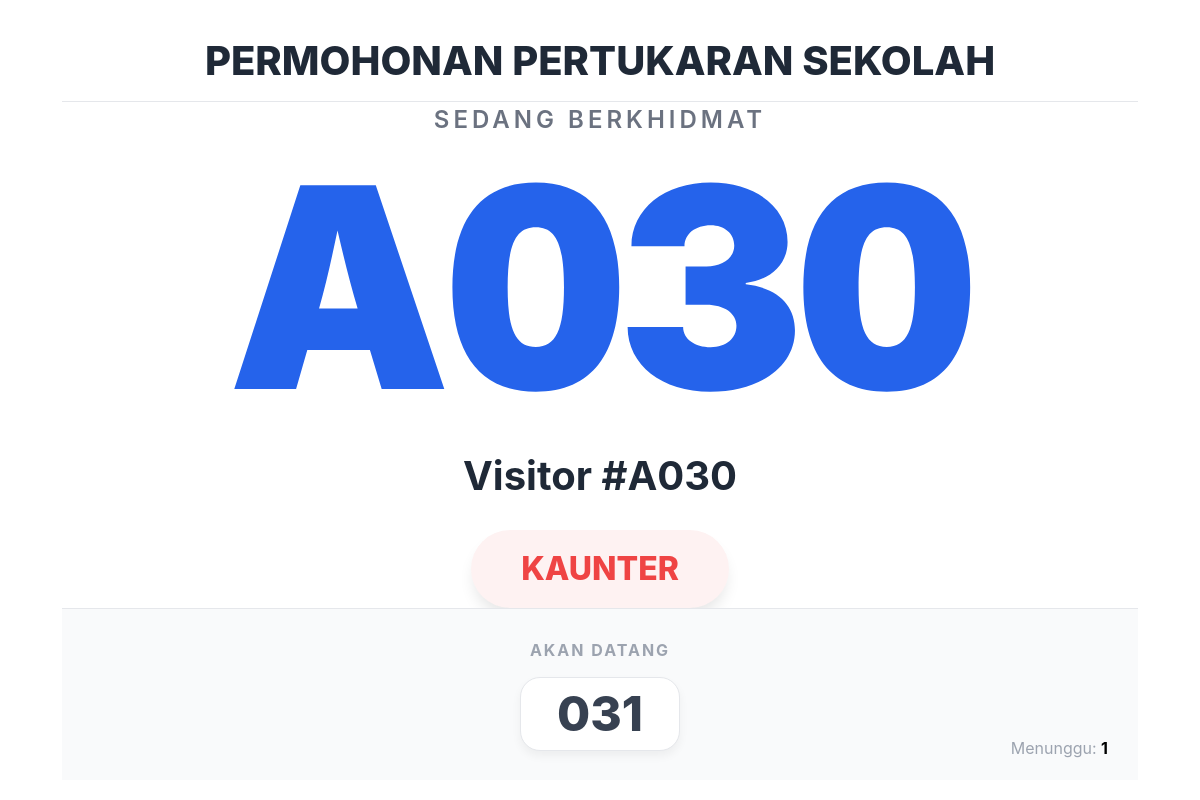
/q/e34f76f6-3da0-439d-a901-6b6a148072ad/display/, run on the app's committed database.
### queues/models.py (models this page shows, shortened)
class Queue(models.Model):
    name = models.CharField(max_length=200, verbose_name="Nama Barisan")
    slug = models.SlugField(unique=True, max_length=255, blank=True)
    created_at = models.DateTimeField(auto_now_add=True)
    input_label = models.CharField(max_length=100, default="Masukkan nama anda")
    allow_join = models.BooleanField(default=True)       # Visitor self-sign-in
    ask_input = models.BooleanField(default=False)       # Ask for visitor input
    capacity = models.IntegerField(default=1000)         # Queue capacity
    logo = models.ImageField(upload_to='queue_logos/', blank=True, null=True)
    WAIT_TIME_CHOICES = [
        ('AUTO', 'Automatically calculated'),
        ('HIDDEN', 'Hidden'),
    ]
    wait_time_display = models.CharField(max_length=10, choices=WAIT_TIME_CHOICES, default='AUTO')
    LANGUAGE_CHOICES = [
        ('AUTO', 'Auto'),
        ('EN', 'English'),
        ('MS', 'Malay'),
    ]
    status_language = models.CharField(max_length=10, choices=LANGUAGE_CHOICES, default='AUTO')

class Visitor(models.Model):
    queue = models.ForeignKey(Queue, on_delete=models.CASCADE, related_name='visitors')
    name = models.CharField(max_length=100)
    number = models.IntegerField() # Nombor giliran (101, 102...)
    joined_at = models.DateTimeField(auto_now_add=True)
    served_at = models.DateTimeField(null=True, blank=True)
    STATUS_CHOICES = [
        ('WAITING', 'Waiting'),
        ('SERVING', 'Serving'),
        ('COMPLETED', 'Completed'),
    ]
    status = models.CharField(max_length=20, choices=STATUS_CHOICES, default='WAITING')
    is_returned = models.BooleanField(default=False)
    is_invited = models.BooleanField(default=False)
    SERVICE_CHOICES = [
        ('A', 'Pendaftaran'),
        ('B', 'Pembayaran'),
        ('C', 'Pertanyaan'),
    ]
    service_type = models.CharField(max_length=1, choices=SERVICE_CHOICES, default='A')
    @property
    def ticket_number(self):
        return f"{self.service_type}{self.number:03d}"

### queues/views.py (the view)
# urls.py: path('q/<slug:slug>/display/', views.status_display, name='status_display'),
def status_display(request, slug):
    queue = get_object_or_404(Queue, slug=slug)
    current_serving = Visitor.objects.filter(queue=queue, status='SERVING').first()
    waiting_visitors = Visitor.objects.filter(queue=queue, status='WAITING').order_by('is_returned', 'id')
    waiting_count = waiting_visitors.count()
    next_visitors = [f"{v.number:03d}" for v in waiting_visitors[:3]]
    return render(request, 'queues/display.html', {
        'queue': queue,
        'current_serving': current_serving,
        'waiting_count': waiting_count,
        'next_visitors': next_visitors
    })

### queues/templates/queues/display.html (shortened to what this page needs)
{% extends 'base.html' %}
{% block content %}
<div class="display-container">
    <div class="queue-header">
        <div class="queue-title">{{ queue.name }}</div>
    </div>
    <div id="active-container" class="active-section">
        <div class="label-current">Sedang Berkhidmat</div>
        <div id="number-text" class="big-number">
            {% if current_serving %}
                {{ current_serving.ticket_number }}
            {% else %}
                ---
            {% endif %}
        </div>
        <div id="name-text" class="visitor-name">
            {{ current_serving.name|default:"" }}
        </div>
        <div id="counter-text" class="counter-display" style="{% if not current_serving %}display: none;{% endif %}">
            {{ current_serving.served_by|default:"KAUNTER" }}
        </div>
    </div>
    <div class="footer-section">
        <div class="next-label">Akan Datang</div>
        <div id="next-list-container" class="next-list">
            {% if next_visitors %}
                {% for ticket in next_visitors %}
                    <div class="next-card"><span class="next-number">{{ ticket }}</span></div>
                {% endfor %}
            {% else %}
                <div class="next-card"><span class="next-number">-</span></div>
                <div class="next-card"><span class="next-number">-</span></div>
                <div class="next-card"><span class="next-number">-</span></div>
            {% endif %}
        </div>
        <div class="waiting-info">
            Menunggu: <strong id="total-waiting" style="color:#000">{{ waiting_count|default:"0" }}</strong>
        </div>
    </div>
</div>
{% endblock %}

### queues/templates/base.html (style rules this page uses)
body { background-color: #f8f9fa; font-family: sans-serif; }
.big-number { font-size: 8rem; font-weight: bold; }

### queues/templates/queues/display.html (style rules this page uses)
html, body { height: 100%; width: 100%; margin: 0; padding: 0; overflow: hidden; background-color: #ffffff; font-family: -apple-system, BlinkMacSystemFont, "Segoe UI", Roboto, Helvetica, Arial, sans-serif; }
.display-container { height: 100vh; display: flex; flex-direction: column; padding: 20px; box-sizing: border-box; }
.queue-header { height: 12vh; display: flex; justify-content: center; align-items: center; border-bottom: 1px solid #e5e7eb; gap: 20px; }
.queue-title { font-size: clamp(1.5rem, 4vw, 2.5rem); font-weight: 800; color: #1f2937; text-transform: uppercase; }
.active-section { flex: 1; display: flex; flex-direction: column; justify-content: center; align-items: center; text-align: center; }
.label-current { font-size: clamp(1.2rem, 3vh, 2.2rem); font-weight: 600; color: #6b7280; text-transform: uppercase; letter-spacing: 4px; }
.big-number { font-size: clamp(10rem, 35vh, 25rem); font-weight: 900; line-height: 1; color: #2563eb; letter-spacing: -5px; transition: transform 0.3s ease-out; margin: 10px 0; font-variant-numeric: tabular-nums; }
.visitor-name { font-size: clamp(1.5rem, 5vh, 3.5rem); color: #1f2937; font-weight: 700; margin-top: 1vh; }
.counter-display { font-size: clamp(1.5rem, 4vh, 3.5rem); color: #ef4444; font-weight: 800; margin-top: 3vh; text-transform: uppercase; background: #fef2f2; padding: 15px 50px; border-radius: 50px; box-shadow: 0 10px 15px -3px rgba(0, 0, 0, 0.1); }
.footer-section { height: 25vh; background: #f9fafb; border-top: 1px solid #e5e7eb; display: flex; flex-direction: column; justify-content: center; align-items: center; position: relative; }
.next-label { font-size: clamp(0.9rem, 2vh, 1.2rem); font-weight: 700; color: #9ca3af; margin-bottom: 15px; text-transform: uppercase; letter-spacing: 2px; }
.next-list { display: flex; gap: 3vw; justify-content: center; width: 100%; }
.next-card { background-color: #ffffff; padding: 1.5vh 3vw; border-radius: 20px; min-width: 120px; text-align: center; box-shadow: 0 5px 10px rgba(0,0,0,0.05); border: 1px solid #e5e7eb; }
.next-number { font-size: clamp(2.5rem, 6vh, 4rem); font-weight: 800; color: #374151; line-height: 1; }
.waiting-info { position: absolute; bottom: 20px; right: 30px; font-size: 1rem; color: #9ca3af; }

### data on the page
Queue: name "PERMOHONAN PERTUKARAN SEKOLAH"
Visitor: ticket_number "A030", name "Visitor #A030"

### other printed values
{{ current_serving.served_by|default:"KAUNTER" }} "KAUNTER"
{{ ticket }} "031"
{{ waiting_count|default:"0" }} "1"
